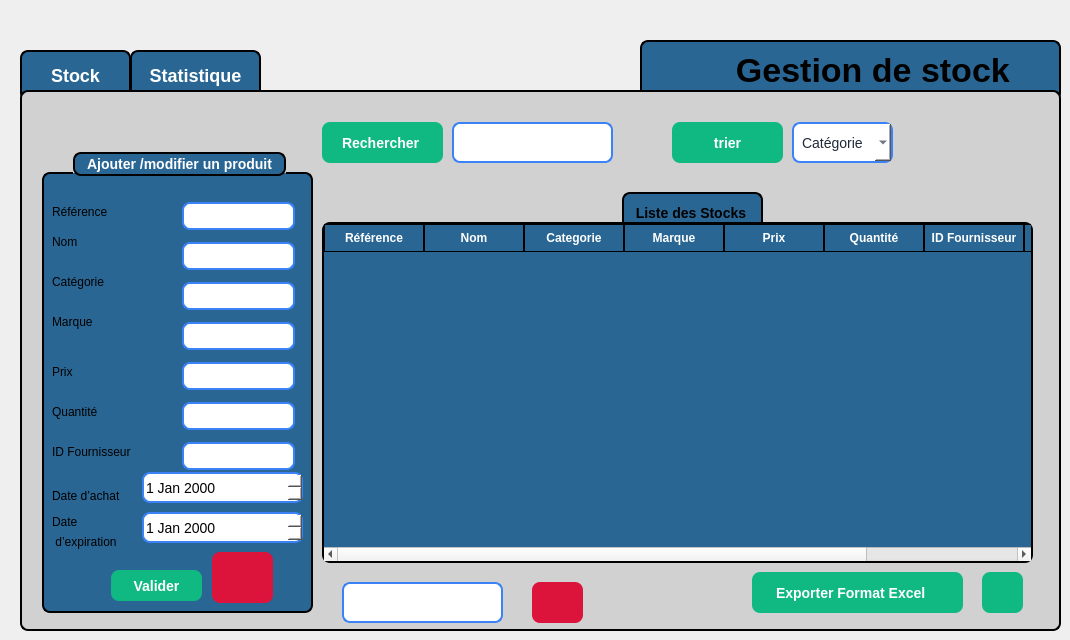
    <widget class="QWidget" name="pagestocke">
     <widget class="QPushButton" name="btnPage11">
      <property name="geometry">
       <rect>
        <x>20</x>
        <y>50</y>
        <width>111</width>
        <height>51</height>
       </rect>
      </property>
      <property name="styleSheet">
       <string notr="true">QPushButton {
    border: 2px solid black;
    border-radius: 8px;
    font-weight: bold;
    font-size: 18px;              /* texte plus grand */
    background-color: rgb(41, 102, 148); /* bleu normal */
    color: white;
    padding: 8px 16px;
}

/* Quand la souris passe dessus */
QPushButton:hover {
    background-color: rgb(61, 122, 168); /* bleu plus clair */
}

/* Quand on clique dessus */
QPushButton:pressed {
    background-color: rgb(81, 142, 188); /* encore plus clair */
}

/* Bouton actif (par ex. quand on est sur la page 1) */
QPushButton[active=&quot;true&quot;] {
    background-color: #10b981;  /* vert quand actif */
    color: white;
}</string>
      </property>
      <property name="text">
       <string>Stock</string>
      </property>
     </widget>
     <widget class="QPushButton" name="btnPage22">
      <property name="geometry">
       <rect>
        <x>130</x>
        <y>50</y>
        <width>131</width>
        <height>51</height>
       </rect>
      </property>
      <property name="styleSheet">
       <string notr="true">QPushButton {
    border: 2px solid black;
    border-radius: 8px;
    font-weight: bold;
    font-size: 18px;              /* texte plus grand */
    background-color: rgb(41, 102, 148); /* bleu normal */
    color: white;
    padding: 8px 16px;
}

/* Quand la souris passe dessus */
QPushButton:hover {
    background-color: rgb(61, 122, 168); /* bleu plus clair */
}

/* Quand on clique dessus */
QPushButton:pressed {
    background-color: rgb(81, 142, 188); /* encore plus clair */
}

/* Bouton actif (par ex. quand on est sur la page 1) */
QPushButton[active=&quot;true&quot;] {
    background-color: #10b981;  /* vert quand actif */
    color: white;
}


/* Quand la souris passe dessus */
QPushButton:hover {
    background-color: rgb(61, 122, 168); /* bleu plus clair */
}

/* Quand on clique dessus */
QPushButton:pressed {
    background-color: rgb(81, 142, 188); /* encore plus clair */
}

/* Bouton actif (par ex. quand on est sur la page 1) */
QPushButton[active=&quot;true&quot;] {
    background-color: #10b981;  /* vert quand actif */
    color: white;
}</string>
      </property>
      <property name="text">
       <string>Statistique</string>
      </property>
     </widget>
     <widget class="QStackedWidget" name="stackedWidgetstock">
      <property name="geometry">
       <rect>
        <x>20</x>
        <y>90</y>
        <width>1041</width>
        <height>541</height>
       </rect>
      </property>
      <property name="styleSheet">
       <string notr="true">/* ---- Style du QStackedWidget ---- */
QStackedWidget {
    background-color: rgb(209, 209, 209); /* couleur gris clair */
    border: 2px solid black;
    border-radius: 8px;
}

/* ---- Style des deux pages ---- */
QWidget#page_1 {
    background-color: rgb(209, 209, 209); /* même gris clair */
    color: black;
    font-size: 18px;
}

QWidget#page_2 {
    background-color: rgb(209, 209, 209); /* même gris clair */
    color: black;
    font-size: 18px;
}

/* ---- Style des boutons ---- */
QPushButton {
    border: 2px solid black;
    border-radius: 8px;
    font-weight: bold;
    font-size: 18px;
    background-color: rgb(41, 102, 148); /* bleu normal */
    color: white;
    padding: 8px 16px;
}

/* Quand la souris passe dessus */
QPushButton:hover {
    background-color: rgb(61, 122, 168); /* bleu plus clair */
}

/* Quand on clique dessus */
QPushButton:pressed {
    background-color: rgb(81, 142, 188); /* encore plus clair */
}

/* Bouton actif (ex. page 1 active) */
QPushButton[active=&quot;true&quot;] {
    background-color: #10b981; /* vert */
    color: white;
}</string>
      </property>
      <property name="currentIndex">
       <number>0</number>
      </property>
      <widget class="QWidget" name="page_7">
       <widget class="QComboBox" name="comboBox_2">
        <property name="geometry">
         <rect>
          <x>770</x>
          <y>30</y>
          <width>101</width>
          <height>41</height>
         </rect>
        </property>
        <property name="styleSheet">
         <string notr="true">QComboBox {
    background-color: rgb(255, 255, 255);   /* white background */
    color: #1f2937;                         /* selected text color */
    border: 2px solid #3b82f6;              /* blue border */
    border-radius: 8px;
    font-size: 14px;
    padding: 4px 8px;
}

/* Dropdown list styling */
QComboBox QAbstractItemView {
    background-color: rgb(255, 255, 255);
    color: #1f2937;
    selection-background-color: #3b82f6;
    selection-color: white;
}

/* Make the arrow black */
QComboBox::down-arrow {
    width: 12px;
    height: 12px;
    image: none; 
                      /* remove default image */
	background-color: rgb(0, 170, 255);
    border-left: 6px solid transparent;
    border-right: 6px solid transparent;
    border-top: 6px solid black;       /* black arrow */
}</string>
        </property>
        <item>
         <property name="text">
          <string>Catégorie</string>
         </property>
        </item>
        <item>
         <property name="text">
          <string>prix</string>
         </property>
        </item>
        <item>
         <property name="text">
          <string>date d'achat</string>
         </property>
        </item>
       </widget>
       <widget class="QPushButton" name="pushButton_5">
        <property name="geometry">
         <rect>
          <x>650</x>
          <y>30</y>
          <width>111</width>
          <height>41</height>
         </rect>
        </property>
        <property name="styleSheet">
         <string notr="true">QPushButton {
    background-color: #10b981;   /* normal state */
    color: white;
    border: none;
    border-radius: 8px;
    padding: 8px 20px;
    font-size: 14px;
    font-weight: bold;
}

QPushButton:hover {
    background-color: #059669;   /* darker on hover */
}</string>
        </property>
        <property name="text">
         <string>trier</string>
        </property>
       </widget>
       <widget class="QLineEdit" name="lineEdit_recherche">
        <property name="geometry">
         <rect>
          <x>430</x>
          <y>30</y>
          <width>161</width>
          <height>41</height>
         </rect>
        </property>
        <property name="styleSheet">
         <string notr="true">QLineEdit {
    /* dark background */
	background-color: rgb(255, 255, 255);
    color: #1f2937;              /* typed text color */
    border: 2px solid #3b82f6;   /* blue border */
    border-radius: 8px;

    font-size: 14px;
}

QLineEdit::placeholder {
    color: white;                /* placeholder text color */
}</string>
        </property>
       </widget>
       <widget class="QPushButton" name="pushButton_4">
        <property name="geometry">
         <rect>
          <x>300</x>
          <y>30</y>
          <width>121</width>
          <height>41</height>
         </rect>
        </property>
        <property name="styleSheet">
         <string notr="true">QPushButton {
    background-color: #10b981;   /* normal state */
    color: white;
    border: none;
    border-radius: 8px;
    padding: 8px 20px;
    font-size: 14px;
    font-weight: bold;
}

QPushButton:hover {
    background-color: #059669;   /* darker on hover */
}</string>
        </property>
        <property name="text">
         <string>Rechercher </string>
        </property>
       </widget>
       <widget class="QTableWidget" name="tableWidget_3">
        <property name="geometry">
         <rect>
          <x>300</x>
          <y>130</y>
          <width>711</width>
          <height>341</height>
         </rect>
        </property>
        <property name="styleSheet">
         <string notr="true">QTableWidget {
    background-color: rgb(41, 102, 148);   /* blue background */
    border: 2px solid black;
    border-radius: 8px;
    font-weight: bold;
    font-size: 14px;
    gridline-color: black;                 /* cell grid lines */
    color: white;                          
    selection-background-color: #10b981;
    selection-color: white;
    outline: 0;
}

QTableWidget::item {
    border: 1px solid black;               /* give each cell a border */
    padding: 4px;
}

QHeaderView::section {
    background-color: rgb(41, 102, 148);
    color: white;
    border: 1px solid black;              /* column header border */
    padding: 4px;
    font-weight: bold;
}
Elyes
combo box
Elyes
QComboBox {
    background-color: rgb(255, 255, 255);   /* white background */
    color: #1f2937;                         /* selected text color */
    border: 2px solid #3b82f6;              /* blue border */
    border-radius: 8px;
    font-size: 14px;
    padding: 4px 8px;
}

/* Dropdown list styling */
QComboBox QAbstractItemView {
    background-color: rgb(255, 255, 255);
    color: #1f2937;
    selection-background-color: #3b82f6;
    selection-color: white;
}

/* Make the arrow black */
QComboBox::down-arrow {
    width: 12px;
    height: 12px;
    image: none; 
                      /* remove default image */
	background-color: rgb(0, 170, 255);
    border-left: 6px solid transparent;
    border-right: 6px solid transparent;
    border-top: 6px solid black;       /* black arrow */
}</string>
        </property>
        <column>
         <property name="text">
          <string>Référence</string>
         </property>
        </column>
        <column>
         <property name="text">
          <string>Nom</string>
         </property>
        </column>
        <column>
         <property name="text">
          <string>Categorie</string>
         </property>
        </column>
        <column>
         <property name="text">
          <string>Marque</string>
         </property>
        </column>
        <column>
         <property name="text">
          <string>Prix</string>
         </property>
        </column>
        <column>
         <property name="text">
          <string>Quantité</string>
         </property>
        </column>
        <column>
         <property name="text">
          <string>ID Fournisseur</string>
         </property>
        </column>
        <column>
         <property name="text">
          <string>New Column</string>
         </property>
        </column>
        <column>
         <property name="text">
          <string>Date d'éxpiration </string>
         </property>
        </column>
       </widget>
       <widget class="QLineEdit" name="lineEdit_supprimer_3">
        <property name="geometry">
         <rect>
          <x>320</x>
          <y>490</y>
          <width>161</width>
          <height>41</height>
         </rect>
        </property>
        <property name="styleSheet">
         <string notr="true">QLineEdit {
    /* dark background */
	background-color: rgb(255, 255, 255);
    color: #1f2937;              /* typed text color */
    border: 2px solid #3b82f6;   /* blue border */
    border-radius: 8px;

    font-size: 14px;
}

QLineEdit::placeholder {
    color: white;                /* placeholder text color */
}</string>
        </property>
       </widget>
       <widget class="QGroupBox" name="groupBox_4">
        <property name="geometry">
         <rect>
          <x>20</x>
          <y>60</y>
          <width>271</width>
          <height>461</height>
         </rect>
        </property>
        <property name="styleSheet">
         <string notr="true">QGroupBox {
    background-color: rgb(41, 102, 148);   /* blue background */
    border: 2px solid black;               /* black border, 2px wide */
    border-radius: 8px;                    /* rounded corners */
    margin-top: 20px;                      /* space for the title */
    color: white;                          /* title text color */
    font-weight: bold;
    font-size: 14px;
}

QGroupBox::title {
 border: 2px solid black;               /* black border, 2px wide */
    border-radius: 8px;     
background-color: rgb(41, 102, 148);
    subcontrol-origin: margin;
    subcontrol-position: top center;       /* title centered */
    padding: 2px 10px;
}</string>
        </property>
        <property name="title">
         <string>Ajouter /modifier un produit</string>
        </property>
        <widget class="QLabel" name="label_28">
         <property name="geometry">
          <rect>
           <x>10</x>
           <y>250</y>
           <width>91</width>
           <height>20</height>
          </rect>
         </property>
         <property name="styleSheet">
          <string notr="true">background-color: rgb(41, 102, 148);</string>
         </property>
         <property name="text">
          <string>Quantité</string>
         </property>
        </widget>
        <widget class="QLineEdit" name="lineEdit_5">
         <property name="geometry">
          <rect>
           <x>140</x>
           <y>210</y>
           <width>113</width>
           <height>28</height>
          </rect>
         </property>
         <property name="styleSheet">
          <string notr="true">QLineEdit {
    /* dark background */
	background-color: rgb(255, 255, 255);
    color: #1f2937;              /* typed text color */
    border: 2px solid #3b82f6;   /* blue border */
    border-radius: 8px;

    font-size: 14px;
}

QLineEdit::placeholder {
    color: white;                /* placeholder text color */
}</string>
         </property>
        </widget>
        <widget class="QLineEdit" name="lineEdit_6">
         <property name="geometry">
          <rect>
           <x>140</x>
           <y>290</y>
           <width>113</width>
           <height>28</height>
          </rect>
         </property>
         <property name="styleSheet">
          <string notr="true">QLineEdit {
    /* dark background */
	background-color: rgb(255, 255, 255);
    color: #1f2937;              /* typed text color */
    border: 2px solid #3b82f6;   /* blue border */
    border-radius: 8px;

    font-size: 14px;
}

QLineEdit::placeholder {
    color: white;                /* placeholder text color */
}</string>
         </property>
        </widget>
        <widget class="QLabel" name="label_29">
         <property name="geometry">
          <rect>
           <x>10</x>
           <y>330</y>
           <width>111</width>
           <height>41</height>
          </rect>
         </property>
         <property name="styleSheet">
          <string notr="true">background-color: rgb(41, 102, 148);</string>
         </property>
         <property name="text">
          <string>Date d’achat
</string>
         </property>
        </widget>
        <widget class="QLabel" name="label_6">
         <property name="geometry">
          <rect>
           <x>10</x>
           <y>210</y>
           <width>63</width>
           <height>20</height>
          </rect>
         </property>
         <property name="styleSheet">
          <string notr="true">background-color: rgb(41, 102, 148);</string>
         </property>
         <property name="text">
          <string>Prix</string>
         </property>
        </widget>
        <widget class="QLabel" name="label_7">
         <property name="geometry">
          <rect>
           <x>10</x>
           <y>290</y>
           <width>111</width>
           <height>20</height>
          </rect>
         </property>
         <property name="styleSheet">
          <string notr="true">background-color: rgb(41, 102, 148);</string>
         </property>
         <property name="text">
          <string>ID Fournisseur</string>
         </property>
        </widget>
        <widget class="QLabel" name="label_30">
         <property name="geometry">
          <rect>
           <x>10</x>
           <y>360</y>
           <width>121</width>
           <height>20</height>
          </rect>
         </property>
         <property name="styleSheet">
          <string notr="true">background-color: rgb(41, 102, 148);</string>
         </property>
         <property name="text">
          <string>Date </string>
         </property>
        </widget>
        <widget class="QLineEdit" name="lineEdit_14">
         <property name="geometry">
          <rect>
           <x>140</x>
           <y>250</y>
           <width>113</width>
           <height>28</height>
          </rect>
         </property>
         <property name="styleSheet">
          <string notr="true">QLineEdit {
    /* dark background */
	background-color: rgb(255, 255, 255);
    color: #1f2937;              /* typed text color */
    border: 2px solid #3b82f6;   /* blue border */
    border-radius: 8px;

    font-size: 14px;
}

QLineEdit::placeholder {
    color: white;                /* placeholder text color */
}</string>
         </property>
        </widget>
        <widget class="QPushButton" name="pushButton_9">
         <property name="geometry">
          <rect>
           <x>69</x>
           <y>418</y>
           <width>91</width>
           <height>31</height>
          </rect>
         </property>
         <property name="styleSheet">
          <string notr="true">QPushButton {
    background-color: #10b981;   /* normal state */
    color: white;
    border: none;
    border-radius: 8px;
    padding: 8px 20px;
    font-size: 14px;
    font-weight: bold;
}

QPushButton:hover {
    background-color: #059669;   /* darker on hover */
}</string>
         </property>
         <property name="text">
          <string>Valider</string>
         </property>
        </widget>
        <widget class="QLabel" name="label_4">
         <property name="geometry">
          <rect>
           <x>10</x>
           <y>50</y>
           <width>81</width>
           <height>20</height>
          </rect>
         </property>
         <property name="styleSheet">
          <string notr="true">background-color: rgb(41, 102, 148);</string>
         </property>
         <property name="text">
          <string>Référence</string>
         </property>
        </widget>
        <widget class="QLabel" name="label_5">
         <property name="geometry">
          <rect>
           <x>10</x>
           <y>80</y>
           <width>63</width>
           <height>20</height>
          </rect>
         </property>
         <property name="styleSheet">
          <string notr="true">background-color: rgb(41, 102, 148);</string>
         </property>
         <property name="text">
          <string>Nom</string>
         </property>
        </widget>
        <widget class="QLabel" name="label_31">
         <property name="geometry">
          <rect>
           <x>10</x>
           <y>120</y>
           <width>71</width>
           <height>20</height>
          </rect>
         </property>
         <property name="styleSheet">
          <string notr="true">background-color: rgb(41, 102, 148);</string>
         </property>
         <property name="text">
          <string>Catégorie</string>
         </property>
        </widget>
        <widget class="QLabel" name="label_32">
         <property name="geometry">
          <rect>
           <x>10</x>
           <y>160</y>
           <width>63</width>
           <height>20</height>
          </rect>
         </property>
         <property name="styleSheet">
          <string notr="true">background-color: rgb(41, 102, 148);</string>
         </property>
         <property name="text">
          <string>Marque</string>
         </property>
        </widget>
        <widget class="QLineEdit" name="lineEdit">
         <property name="geometry">
          <rect>
           <x>140</x>
           <y>50</y>
           <width>113</width>
           <height>28</height>
          </rect>
         </property>
         <property name="styleSheet">
          <string notr="true">QLineEdit {
    /* dark background */
	background-color: rgb(255, 255, 255);
    color: #1f2937;              /* typed text color */
    border: 2px solid #3b82f6;   /* blue border */
    border-radius: 8px;

    font-size: 14px;
}

QLineEdit::placeholder {
    color: white;                /* placeholder text color */
}</string>
         </property>
         <property name="text">
          <string/>
         </property>
        </widget>
        <widget class="QLineEdit" name="lineEdit_2">
         <property name="geometry">
          <rect>
           <x>140</x>
           <y>90</y>
           <width>113</width>
           <height>28</height>
          </rect>
         </property>
         <property name="styleSheet">
          <string notr="true">QLineEdit {
    /* dark background */
	background-color: rgb(255, 255, 255);
    color: #1f2937;              /* typed text color */
    border: 2px solid #3b82f6;   /* blue border */
    border-radius: 8px;

    font-size: 14px;
}

QLineEdit::placeholder {
    color: white;                /* placeholder text color */
}
</string>
         </property>
        </widget>
        <widget class="QLineEdit" name="lineEdit_3">
         <property name="geometry">
          <rect>
           <x>140</x>
           <y>130</y>
           <width>113</width>
           <height>28</height>
          </rect>
         </property>
         <property name="styleSheet">
          <string notr="true">QLineEdit {
    /* dark background */
	background-color: rgb(255, 255, 255);
    color: #1f2937;              /* typed text color */
    border: 2px solid #3b82f6;   /* blue border */
    border-radius: 8px;

    font-size: 14px;
}

QLineEdit::placeholder {
    color: white;                /* placeholder text color */
}</string>
         </property>
        </widget>
        <widget class="QLineEdit" name="lineEdit_4">
         <property name="geometry">
          <rect>
           <x>140</x>
           <y>170</y>
           <width>113</width>
           <height>28</height>
          </rect>
         </property>
         <property name="styleSheet">
          <string notr="true">QLineEdit {
    /* dark background */
	background-color: rgb(255, 255, 255);
    color: #1f2937;              /* typed text color */
    border: 2px solid #3b82f6;   /* blue border */
    border-radius: 8px;

    font-size: 14px;
}

QLineEdit::placeholder {
    color: white;                /* placeholder text color */
}</string>
         </property>
        </widget>
        <widget class="QPushButton" name="annulerajout_2">
         <property name="geometry">
          <rect>
           <x>170</x>
           <y>400</y>
           <width>61</width>
           <height>51</height>
          </rect>
         </property>
         <property name="styleSheet">
          <string notr="true">QPushButton {

	background-color: rgb(220, 20, 60);
	
    color: white;
    border: none;
    border-radius: 8px;
    padding: 8px 20px;
    font-size: 14px;
    font-weight: bold;
}

QPushButton:hover {
      /* darker on hover */
	background-color: rgb(140, 0, 0);
}
</string>
         </property>
         <property name="text">
          <string/>
         </property>
         <property name="icon">
          <iconset theme="QIcon::ThemeIcon::EditClear"/>
         </property>
        </widget>
        <widget class="QDateEdit" name="datedenaissance_2">
         <property name="geometry">
          <rect>
           <x>100</x>
           <y>320</y>
           <width>161</width>
           <height>31</height>
          </rect>
         </property>
         <property name="styleSheet">
          <string notr="true">QDateEdit {
    background-color: rgb(255, 255, 255);   /* white background */
    color: rgb(0, 0, 0);                   /* black text */
    border: 2px solid #3b82f6;             /* blue border */
    border-radius: 8px;
    font-size: 14px;
}

/* Calendar popup text color */
QDateEdit QAbstractItemView {
    color: black; 
    background-color: white;
}
</string>
         </property>
        </widget>
        <widget class="QDateEdit" name="datedenaissance_3">
         <property name="geometry">
          <rect>
           <x>100</x>
           <y>360</y>
           <width>161</width>
           <height>31</height>
          </rect>
         </property>
         <property name="styleSheet">
          <string notr="true">QDateEdit {
    background-color: rgb(255, 255, 255);   /* white background */
    color: rgb(0, 0, 0);                   /* black text */
    border: 2px solid #3b82f6;             /* blue border */
    border-radius: 8px;
    font-size: 14px;
}

/* Calendar popup text color */
QDateEdit QAbstractItemView {
    color: black; 
    background-color: white;
}
</string>
         </property>
        </widget>
        <widget class="QLabel" name="label_36">
         <property name="geometry">
          <rect>
           <x>10</x>
           <y>380</y>
           <width>121</width>
           <height>20</height>
          </rect>
         </property>
         <property name="styleSheet">
          <string notr="true">background-color: rgb(41, 102, 148);</string>
         </property>
         <property name="text">
          <string> d’expiration</string>
         </property>
        </widget>
        <zorder>label_36</zorder>
        <zorder>label_28</zorder>
        <zorder>lineEdit_5</zorder>
        <zorder>lineEdit_6</zorder>
        <zorder>label_29</zorder>
        <zorder>label_6</zorder>
        <zorder>label_7</zorder>
        <zorder>label_30</zorder>
        <zorder>lineEdit_14</zorder>
        <zorder>pushButton_9</zorder>
        <zorder>label_4</zorder>
        <zorder>label_5</zorder>
        <zorder>label_31</zorder>
        <zorder>label_32</zorder>
        <zorder>lineEdit</zorder>
        <zorder>lineEdit_2</zorder>
        <zorder>lineEdit_3</zorder>
        <zorder>lineEdit_4</zorder>
        <zorder>annulerajout_2</zorder>
        <zorder>datedenaissance_2</zorder>
        <zorder>datedenaissance_3</zorder>
       </widget>
       <widget class="QLabel" name="image_2">
        <property name="geometry">
         <rect>
          <x>900</x>
          <y>20</y>
          <width>91</width>
          <height>81</height>
         </rect>
        </property>
        <property name="text">
         <string/>
        </property>
        <property name="pixmap">
         <pixmap>../../../../ateliergit/ProjetCPP/Gstock/images/logo.png</pixmap>
        </property>
       </widget>
       <widget class="QLabel" name="label_33">
        <property name="geometry">
         <rect>
          <x>600</x>
          <y>100</y>
          <width>141</width>
          <height>41</height>
         </rect>
        </property>
        <property name="styleSheet">
         <string notr="true">QLabel{
 border: 2px solid black;   /* blue border */
    border-radius: 8px;
 font-weight: bold;
    font-size: 14px;
background-color: rgb(41, 102, 148);}</string>
        </property>
        <property name="text">
         <string>  Liste des Stocks</string>
        </property>
       </widget>
       <widget class="QPushButton" name="pushButton_11">
        <property name="geometry">
         <rect>
          <x>510</x>
          <y>490</y>
          <width>51</width>
          <height>41</height>
         </rect>
        </property>
        <property name="styleSheet">
         <string notr="true">QPushButton {

	background-color: rgb(220, 20, 60);
	
    color: white;
    border: none;
    border-radius: 8px;
    padding: 8px 20px;
    font-size: 14px;
    font-weight: bold;
}

QPushButton:hover {
      /* darker on hover */
	background-color: rgb(140, 0, 0);
}</string>
        </property>
        <property name="text">
         <string/>
        </property>
        <property name="icon">
         <iconset theme="QIcon::ThemeIcon::EditDelete"/>
        </property>
       </widget>
       <widget class="QLabel" name="label_34">
        <property name="geometry">
         <rect>
          <x>730</x>
          <y>480</y>
          <width>211</width>
          <height>41</height>
         </rect>
        </property>
        <property name="styleSheet">
         <string notr="true">QLabel {
    background-color: #10b981;   /* normal state */
    color: white;
    border: none;
    border-radius: 8px;
    padding: 8px 20px;
    font-size: 14px;
    font-weight: bold;
}</string>
        </property>
        <property name="text">
         <string>Exporter Format Excel</string>
        </property>
       </widget>
       <widget class="QPushButton" name="pushButton_12">
        <property name="geometry">
         <rect>
          <x>960</x>
          <y>480</y>
          <width>41</width>
          <height>41</height>
         </rect>
        </property>
        <property name="styleSheet">
         <string notr="true">QPushButton {
    background-color: #10b981;   /* normal state */
    color: white;
    border: none;
    border-radius: 8px;
    padding: 8px 20px;
    font-size: 14px;
    font-weight: bold;
}

QPushButton:hover {
    background-color: #059669;   /* darker on hover */
}</string>
        </property>
        <property name="text">
         <string/>
        </property>
        <property name="icon">
         <iconset theme="QIcon::ThemeIcon::GoDown"/>
        </property>
       </widget>
       <zorder>label_33</zorder>
       <zorder>comboBox_2</zorder>
       <zorder>tableWidget_3</zorder>
       <zorder>lineEdit_supprimer_3</zorder>
       <zorder>groupBox_4</zorder>
       <zorder>image_2</zorder>
       <zorder>pushButton_11</zorder>
       <zorder>label_34</zorder>
       <zorder>pushButton_12</zorder>
       <zorder>pushButton_5</zorder>
       <zorder>lineEdit_recherche</zorder>
       <zorder>pushButton_4</zorder>
      </widget>
      <widget class="QWidget" name="page_8">
       <widget class="QGroupBox" name="groupBox_5">
        <property name="geometry">
         <rect>
          <x>440</x>
          <y>120</y>
          <width>251</width>
          <height>221</height>
         </rect>
        </property>
        <property name="title">
         <string>Statistique</string>
        </property>
        <widget class="QTextEdit" name="textEdit">
         <property name="geometry">
          <rect>
           <x>30</x>
           <y>60</y>
           <width>181</width>
           <height>121</height>
          </rect>
         </property>
        </widget>
       </widget>
      </widget>
     </widget>
     <widget class="QLabel" name="label_35">
      <property name="geometry">
       <rect>
        <x>640</x>
        <y>40</y>
        <width>421</width>
        <height>61</height>
       </rect>
      </property>
      <property name="styleSheet">
       <string notr="true">QLabel{
 border: 2px solid black;   /* blue border */
    border-radius: 8px;
 font-weight: bold;
    font-size: 34px;
background-color: rgb(41, 102, 148);}</string>
      </property>
      <property name="text">
       <string>         Gestion de stock</string>
      </property>
     </widget>
     <zorder>label_35</zorder>
     <zorder>btnPage11</zorder>
     <zorder>btnPage22</zorder>
     <zorder>stackedWidgetstock</zorder>
    </widget>
